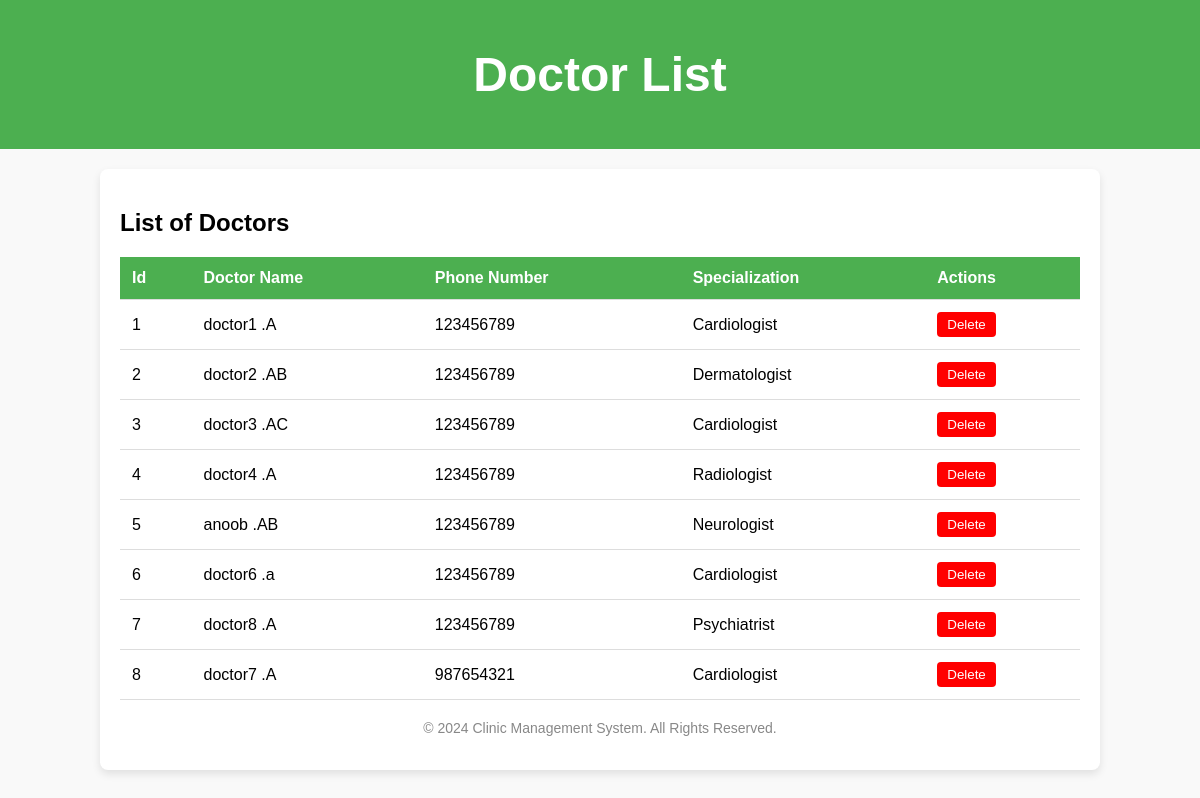
Page /doctor_list/ (signed in) on the committed database.
### clinic_mgt_app/models.py (models this page shows, shortened)
class Doctor(models.Model):
    SPECIALIZATION_CHOICES = [
        ('General Practitioner', 'General Practitioner'),
        ('Cardiologist', 'Cardiologist'),
        ('Dermatologist', 'Dermatologist'),
        ('Neurologist', 'Neurologist'),
        ('Orthopedic', 'Orthopedic'),
        ('Pediatrician', 'Pediatrician'),
        ('Psychiatrist', 'Psychiatrist'),
        ('Radiologist', 'Radiologist')
    ]
    doctor_user = models.ForeignKey(CustomUser,on_delete=models.CASCADE, null=True)
    first_name = models.CharField(max_length=100)
    last_name = models.CharField(max_length=100)
    specialization = models.CharField(max_length=100,choices=SPECIALIZATION_CHOICES)
    phone_number = models.CharField(max_length=15)
    image = models.ImageField(upload_to='image/',null=True)
    experience = models.PositiveIntegerField(help_text="Years of experience")
    clinic_address = models.TextField()
    created_at = models.DateTimeField(auto_now_add=True)
    updated_at = models.DateTimeField(auto_now=True)
    is_doctor = models.BooleanField(default=True)

### clinic_mgt_app/views.py (the view)
# urls.py: path('doctor_list/',views.doctor_list,name='doctor_list'),
@login_required
def doctor_list(request):
    doctors = Doctor.objects.all()
    return render(request, 'doctors_list.html', {'doctors': doctors})

### clinic_mgt_app/templates/doctors_list.html (shortened to what this page needs)
<!DOCTYPE html>
<html lang="en">
<head>
</head>
<body>
    <header>
        <h1>Doctor List</h1>
    </header>
    <div class="container">
        <div class="table-header">
            <h2>List of Doctors</h2>
        </div>
        <table>
            <thead>
                <tr>
                    <th>Id</th>
                    <th>Doctor Name</th>
                    <th>Phone Number</th>
                    <th>Specialization</th>
                    <th>Actions</th>
                </tr>
            </thead>
            <tbody>
                {% for doctor in doctors %}
                <tr>
                    <td>{{ forloop.counter }}</td>
                    <td>{{ doctor.first_name }} {{ doctor.last_name }}</td>
                    <td>{{ doctor.phone_number }}</td>
                    <td>{{ doctor.specialization }}</td>
                    <td>
                        <form method="POST" action="{% url 'delete_doctor' %}">
                            <button type="submit" name="delete_doctor" class="delete-button">Delete</button>
                        </form>
                    </td>
                </tr>
                {% endfor %}
            </tbody>
        </table>
        <div class="table-footer">
            <p>&copy; 2024 Clinic Management System. All Rights Reserved.</p>
        </div>
    </div>
</body>
</html>

### clinic_mgt_app/templates/doctors_list.html (style rules this page uses)
body { font-family: Arial, sans-serif; background-color: #f9f9f9; margin: 0; padding: 0; }
header { background-color: #4CAF50; color: white; text-align: center; padding: 15px; font-size: 24px; }
.container { width: 80%; margin: 20px auto; padding: 20px; background-color: white; border-radius: 8px; box-shadow: 0 4px 8px rgba(0, 0, 0, 0.1); }
table { width: 100%; border-collapse: collapse; margin-top: 20px; }
th, td { padding: 12px; text-align: left; border-bottom: 1px solid #ddd; }
th { background-color: #4CAF50; color: white; }
.table-header { margin-bottom: 20px; }
.table-footer { text-align: center; margin-top: 20px; font-size: 14px; color: #888; }
.delete-button { background-color: red; color: white; border: none; padding: 5px 10px; cursor: pointer; border-radius: 4px; }

### rows in the picture
Doctor: first_name "doctor1", last_name ".A", phone_number "123456789", specialization "Cardiologist"
Doctor: first_name "doctor2", last_name ".AB", phone_number "123456789", specialization "Dermatologist"
Doctor: first_name "doctor3", last_name ".AC", phone_number "123456789", specialization "Cardiologist"
Doctor: first_name "doctor4", last_name ".A", phone_number "123456789", specialization "Radiologist"
Doctor: first_name "anoob", last_name ".AB", phone_number "123456789", specialization "Neurologist"
Doctor: first_name "doctor6", last_name ".a", phone_number "123456789", specialization "Cardiologist"
Doctor: first_name "doctor8", last_name ".A", phone_number "123456789", specialization "Psychiatrist"
Doctor: first_name "doctor7", last_name ".A", phone_number "987654321", specialization "Cardiologist"
